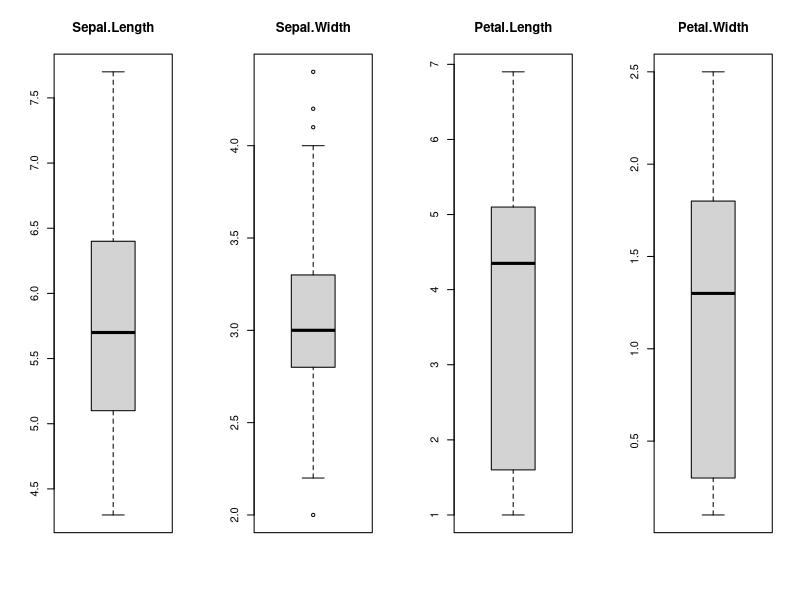
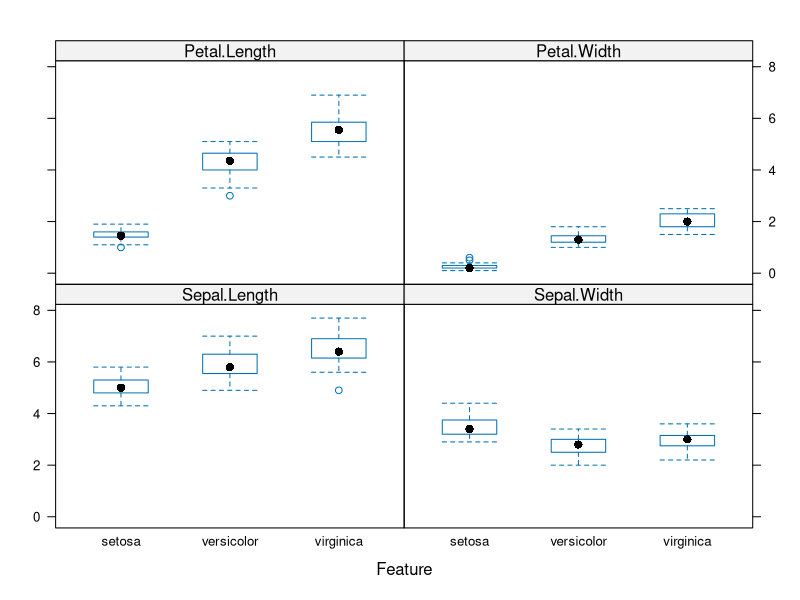
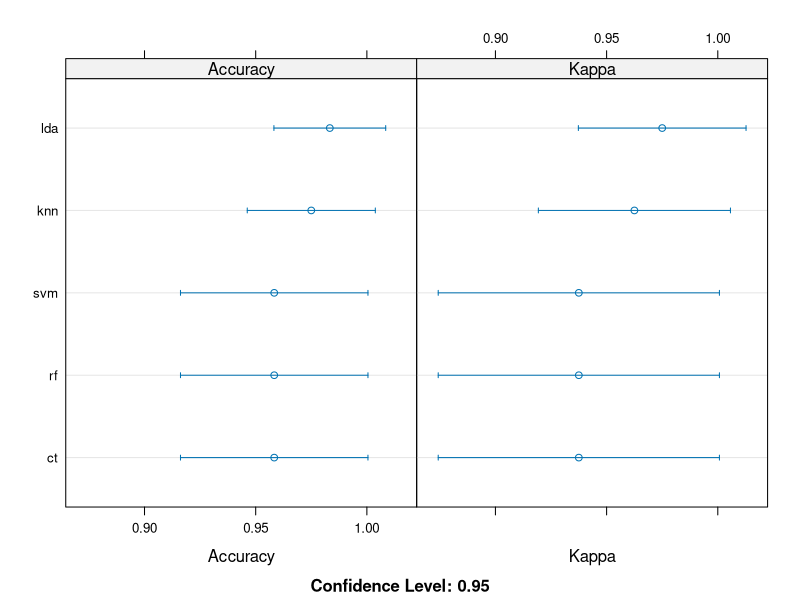

Source code (R) for these figures, in order:
## ---- chunk 1
knitr::opts_chunk$set(
       message = FALSE,
       warning = FALSE,
       fig.align='center')
## ---- chunk 2
if(!require(caret)) install.packages("caret", repos = "http://cran.us.r-project.org")
if(!require(kernlab)) install.packages("kernlab", repos = "http://cran.us.r-project.org")

library(caret)
library(kernlab)
## ---- chunk 3
# attach the iris dataset to the environment
data(iris)

# rename the dataset
dataset <- iris
## ---- chunk 4
# create a list of 80% of the rows in the original dataset we can use for training
set.seed(2)
validation_index <- createDataPartition(dataset$Species, p=0.80, list=FALSE)

# select 20% of the data for validation
validation <- dataset[-validation_index,]

# use the remaining 80% of data to training and testing the models
dataset <- dataset[validation_index,]
## ---- chunk 5
# first 6 rows of the data
head(dataset)
## ---- chunk 6
# dimensions of dataset
dim(dataset)
## ---- chunk 7
# types for each attribute
sapply(dataset, class)
## ---- chunk 8
# levels for the class
levels(dataset$Species)
## ---- chunk 9
# summarize the class distribution
percentage <- prop.table(table(dataset$Species)) * 100
cbind(freq=table(dataset$Species), percentage=percentage)
## ---- chunk 10
# summarize the attribute
summary(dataset)
## ---- chunk 11
# split input and output
x <- dataset[,1:4]
y <- dataset[,5]

# boxplot for each attribute
par(mfrow=c(1,4))
  for(i in 1:4) {
  boxplot(x[,i], main=names(iris)[i])
}
## ---- chunk 12
# box plots for each attribute separated by class labels
featurePlot(x=x, y=y, plot="box")
## ---- chunk 13
# Set up 10-fold cross validation
control <- trainControl(method="cv", number=10)
metric <- "Accuracy"
## ---- chunk 14
# LDA
set.seed(42)
fit.lda <- train(Species~., data=dataset, method="lda", metric=metric, trControl=control)

# Classification Tree
set.seed(42)
fit.cart <- train(Species~., data=dataset, method="rpart", metric=metric, trControl=control)

# kNN
set.seed(42)
fit.knn <- train(Species~., data=dataset, method="knn", metric=metric, trControl=control)

# SVM
set.seed(42)
fit.svm <- train(Species~., data=dataset, method="svmRadial", metric=metric, trControl=control)

# Random Forest
set.seed(42)
fit.rf <- train(Species~., data=dataset, method="rf", metric=metric, trControl=control)
## ---- chunk 15
# summarize accuracy of models
results <- resamples(list(lda=fit.lda, ct=fit.cart, knn=fit.knn, svm=fit.svm, rf=fit.rf))
summary(results)
## ---- chunk 16
# compare accuracy of models
dotplot(results)
## ---- chunk 17
# summarize best model
print(fit.lda)
## ---- chunk 18
# accuracy of LDA on the validation dataset
predictions <- predict(fit.lda, validation)
confusionMatrix(predictions, validation$Species)
